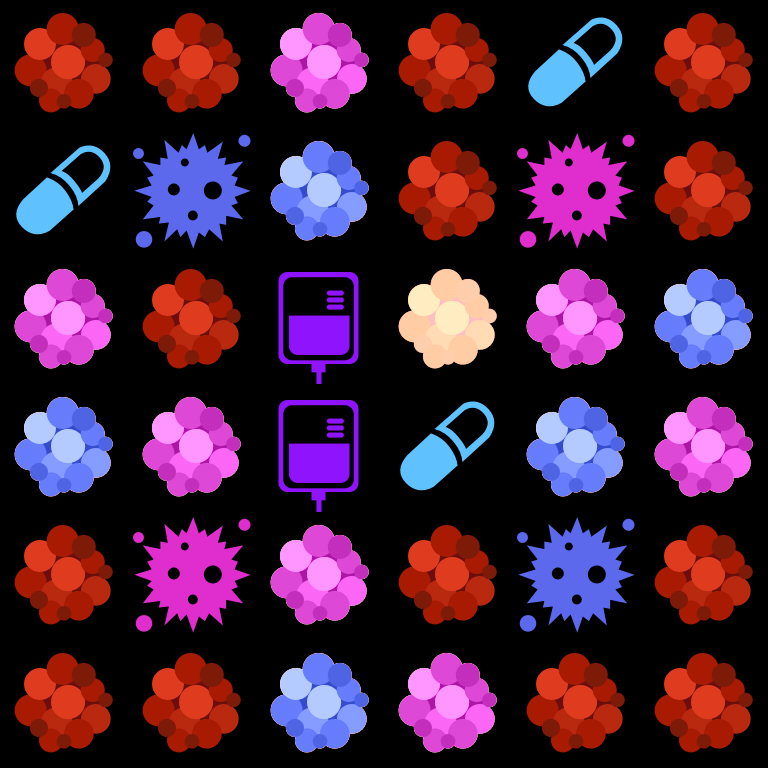

The image is a tile-based game level rendered from a .tmx file. Its description and complete source (layers, tilesets, objects, tile grids) follow:
An orthogonal 6x6 tile map with 128x128 px tiles, 1 tile layer (Tile Layer 1).

<map version="1.0" tiledversion="1.0.3" orientation="orthogonal" renderorder="right-down" width="6" height="6" tilewidth="128" tileheight="128" nextobjectid="1">
 <tileset firstgid="1" name="Tiles" tilewidth="128" tileheight="128" tilecount="14" columns="7">
  <image source="../images/Tiles.png" width="896" height="256" />
 </tileset>
 <layer name="Tile Layer 1" width="6" height="6">
  <data encoding="csv">
13,13,6,13,1,13,
1,3,2,13,7,13,
6,13,5,14,6,2,
2,6,5,1,2,6,
13,7,6,13,3,13,
13,13,2,6,13,13
</data>
 </layer>
</map>
